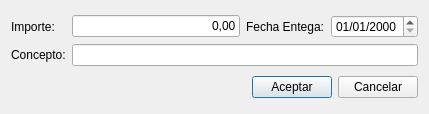
<?xml version="1.0" encoding="UTF-8"?>
<ui version="4.0">
 <class>frmAddEntregasCuenta</class>
 <widget class="QDialog" name="frmAddEntregasCuenta">
  <property name="geometry">
   <rect>
    <x>0</x>
    <y>0</y>
    <width>429</width>
    <height>114</height>
   </rect>
  </property>
  <property name="windowTitle">
   <string>Entregas a cuenta</string>
  </property>
  <property name="windowIcon">
   <iconset resource="../maya.qrc">
    <normaloff>:/Icons/PNG/maya.png</normaloff>:/Icons/PNG/maya.png</iconset>
  </property>
  <layout class="QGridLayout" name="gridLayout_2">
   <item row="1" column="1">
    <widget class="QPushButton" name="btnAceptar">
     <property name="text">
      <string>Aceptar</string>
     </property>
     <property name="icon">
      <iconset resource="../maya.qrc">
       <normaloff>:/Icons/PNG/OK.png</normaloff>:/Icons/PNG/OK.png</iconset>
     </property>
    </widget>
   </item>
   <item row="1" column="2">
    <widget class="QPushButton" name="btnCancelar">
     <property name="text">
      <string>Cancelar</string>
     </property>
     <property name="icon">
      <iconset resource="../maya.qrc">
       <normaloff>:/Icons/PNG/Cancel.png</normaloff>:/Icons/PNG/Cancel.png</iconset>
     </property>
    </widget>
   </item>
   <item row="1" column="0">
    <spacer name="horizontalSpacer">
     <property name="orientation">
      <enum>Qt::Horizontal</enum>
     </property>
     <property name="sizeHint" stdset="0">
      <size>
       <width>40</width>
       <height>20</height>
      </size>
     </property>
    </spacer>
   </item>
   <item row="0" column="0" colspan="3">
    <layout class="QGridLayout" name="gridLayout">
     <item row="0" column="0">
      <widget class="QLabel" name="label">
       <property name="text">
        <string>Importe:</string>
       </property>
      </widget>
     </item>
     <item row="0" column="1">
      <widget class="QLineEdit" name="txtImporte">
       <property name="autoFillBackground">
        <bool>false</bool>
       </property>
       <property name="text">
        <string>0,00</string>
       </property>
       <property name="alignment">
        <set>Qt::AlignRight|Qt::AlignTrailing|Qt::AlignVCenter</set>
       </property>
      </widget>
     </item>
     <item row="0" column="2">
      <widget class="QLabel" name="label_2">
       <property name="text">
        <string>Fecha Entega:</string>
       </property>
      </widget>
     </item>
     <item row="0" column="3">
      <widget class="QDateEdit" name="txtFecha">
       <property name="autoFillBackground">
        <bool>false</bool>
       </property>
       <property name="displayFormat">
        <string>dd/MM/yyyy</string>
       </property>
      </widget>
     </item>
     <item row="1" column="0">
      <widget class="QLabel" name="label_3">
       <property name="text">
        <string>Concepto:</string>
       </property>
      </widget>
     </item>
     <item row="1" column="1" colspan="3">
      <widget class="QLineEdit" name="txtConcepto">
       <property name="autoFillBackground">
        <bool>false</bool>
       </property>
      </widget>
     </item>
    </layout>
   </item>
  </layout>
 </widget>
 <tabstops>
  <tabstop>txtImporte</tabstop>
  <tabstop>txtFecha</tabstop>
  <tabstop>txtConcepto</tabstop>
  <tabstop>btnAceptar</tabstop>
  <tabstop>btnCancelar</tabstop>
 </tabstops>
 <resources>
  <include location="../maya.qrc"/>
 </resources>
 <connections>
  <connection>
   <sender>btnCancelar</sender>
   <signal>clicked()</signal>
   <receiver>frmAddEntregasCuenta</receiver>
   <slot>close()</slot>
   <hints>
    <hint type="sourcelabel">
     <x>355</x>
     <y>85</y>
    </hint>
    <hint type="destinationlabel">
     <x>133</x>
     <y>64</y>
    </hint>
   </hints>
  </connection>
  <connection>
   <sender>btnAceptar</sender>
   <signal>clicked()</signal>
   <receiver>frmAddEntregasCuenta</receiver>
   <slot>validar()</slot>
   <hints>
    <hint type="sourcelabel">
     <x>274</x>
     <y>89</y>
    </hint>
    <hint type="destinationlabel">
     <x>42</x>
     <y>75</y>
    </hint>
   </hints>
  </connection>
 </connections>
 <slots>
  <slot>validar()</slot>
 </slots>
</ui>
